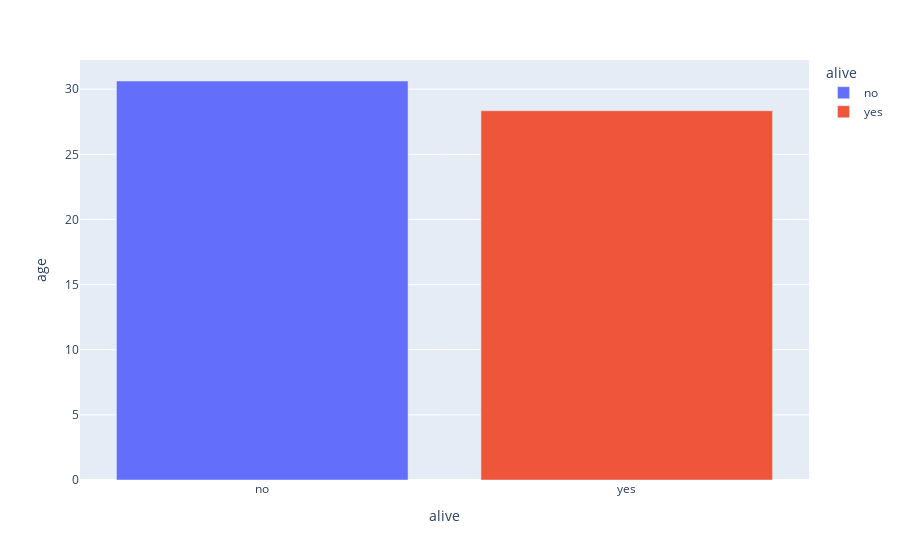

Source (notebook cell):
### Markdown cell above
#### Plot

### Code cell
xp.bar(data_frame=df_alive, x='alive', y='age', color='alive')

### Figure 1 — Plotly figure (JSON) as saved in the notebook; plotly's stock layout.template omitted (floating-point values rounded to 4 significant figures)
{"data": [{"alignmentgroup": "True", "hovertemplate": "alive=%{x}<br>age=%{y}<extra></extra>", "legendgroup": "no", "marker": {"color": "#636efa", "pattern": {"shape": ""}}, "name": "no", "offsetgroup": "no", "orientation": "v", "showlegend": true, "textposition": "auto", "type": "bar", "x": ["no"], "xaxis": "x", "y": [30.63], "yaxis": "y"}, {"alignmentgroup": "True", "hovertemplate": "alive=%{x}<br>age=%{y}<extra></extra>", "legendgroup": "yes", "marker": {"color": "#EF553B", "pattern": {"shape": ""}}, "name": "yes", "offsetgroup": "yes", "orientation": "v", "showlegend": true, "textposition": "auto", "type": "bar", "x": ["yes"], "xaxis": "x", "y": [28.34], "yaxis": "y"}], "layout": {"autosize": true, "barmode": "relative", "legend": {"title": {"text": "alive"}, "tracegroupgap": 0}, "margin": {"t": 60}, "xaxis": {"anchor": "y", "autorange": true, "categoryarray": ["no", "yes"], "categoryorder": "array", "domain": [0, 1], "range": [-0.5, 1.5], "title": {"text": "alive"}, "type": "category"}, "yaxis": {"anchor": "x", "autorange": true, "domain": [0, 1], "range": [0, 32.24], "title": {"text": "age"}, "type": "linear"}}}
